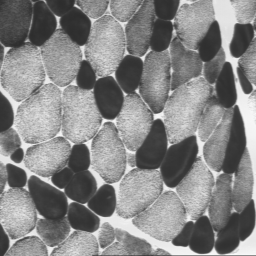
#> input picture img/MUSCLE.png, 256 x 256 px
$ jupyter execute '8. Ejercicio de sintesis.ipynb'
#> lines starting #> are read from the running program, lines starting #| are printed output that depends on the picture
# 8. Ejercicio de sintesis
## Librerias

[cell 1]
import cv2
import matplotlib.pyplot as plt
import numpy as np

## Carga y visualización

[cell 2]
muscle_img = cv2.imread('../img/MUSCLE.png')
#> muscle_img is the input picture: shape (256, 256, 3); min 44, max 249, mean 133.1

plt.imshow(muscle_img)
plt.show()

## Histograma

[cell 3]
# histograma con cv2
hist = cv2.calcHist([muscle_img],[0],None,[256],[0,256])
#> hist = 256 values, max 1174 at index 57, min 0 at index 0, mean 256

plt.plot(hist)
plt.show()
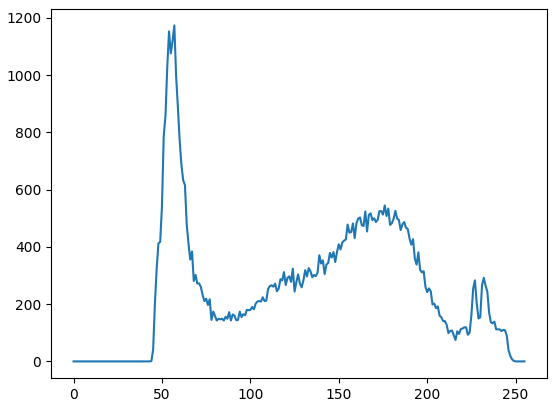
#> figure drawn by matplotlib, 1 panel; curve peaks at x = 57, y = 1174

## Solución

Teniendo en cuenta el histograma de muscle y que las fibras rojas son las que tiene tonos mas oscuros en la imagen, se crea una paleta de colores que convierte a blanco los tonos oscuros hasta un valor humbral. De la imagen anterior se determinó un threshold de 85. Por lo tanto, se crea una paleta de color que para valores menores a 85 mapea a 255 mientras que los demas valores los deja intactos.

[cell 4]
# paleta de color identidad
lut_fibras_rojas = np.arange(0, 256, 1, dtype=np.uint8)

# se establece valores 255 hasta el valor humbral
lut_fibras_rojas[:85] = 255

# se aplica la paleta de color
dstImage = cv2.LUT(muscle_img , lut_fibras_rojas )
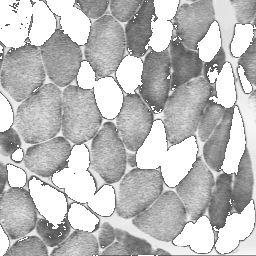
#> dstImage: shape (256, 256, 3); min 85, max 255, mean 189.4

plt.imshow(dstImage)
plt.show()

$ run again, with img/AMOUR.png copied over img/MUSCLE.png
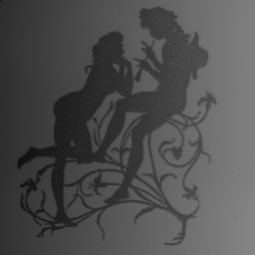
#> input picture img/AMOUR.png, 255 x 255 px
#> muscle_img is the input picture: shape (255, 255, 3); min 0, max 133, mean 79.1
#> hist = 256 values, max 1148 at index 49, min 0 at index 1, mean 254
#> `plt.show()`:
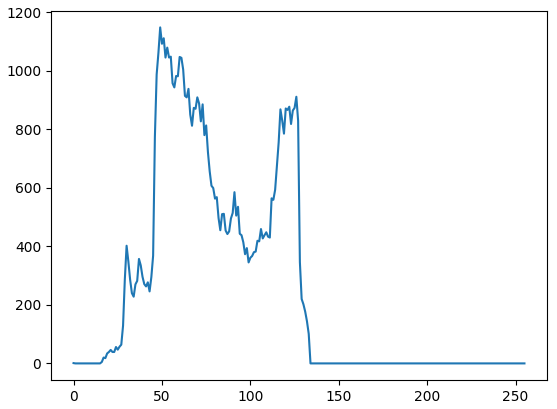
#> figure drawn by matplotlib, 1 panel; curve peaks at x = 49, y = 1148
#> `dstImage = cv2.LUT(muscle_img , lut_fibras_rojas )`:
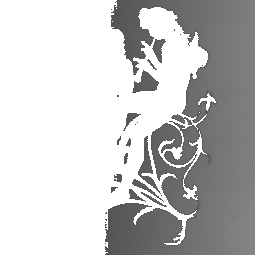
#> dstImage: shape (255, 255, 3); min 85, max 255, mean 198

$ run again, with img/ANGIO.png copied over img/MUSCLE.png
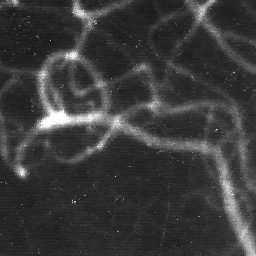
#> input picture img/ANGIO.png, 256 x 256 px
#> muscle_img is the input picture: shape (256, 256, 3); min 20, max 255, mean 58.9
#> hist = 256 values, max 3291 at index 39, min 0 at index 0, mean 256
#> `plt.show()`:
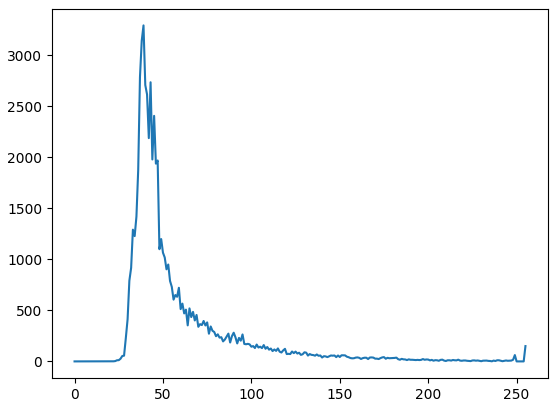
#> figure drawn by matplotlib, 1 panel; curve peaks at x = 39, y = 3291
#> `dstImage = cv2.LUT(muscle_img , lut_fibras_rojas )`:
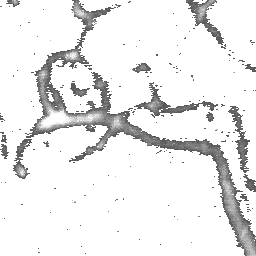
#> dstImage: shape (256, 256, 3); min 85, max 255, mean 235.5
